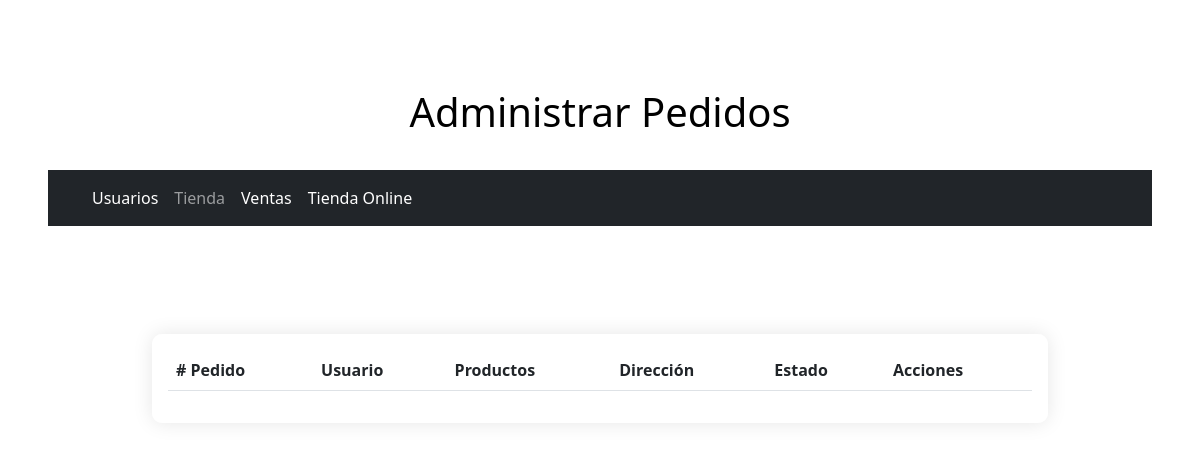
The app's page /adPedidos/, older data.
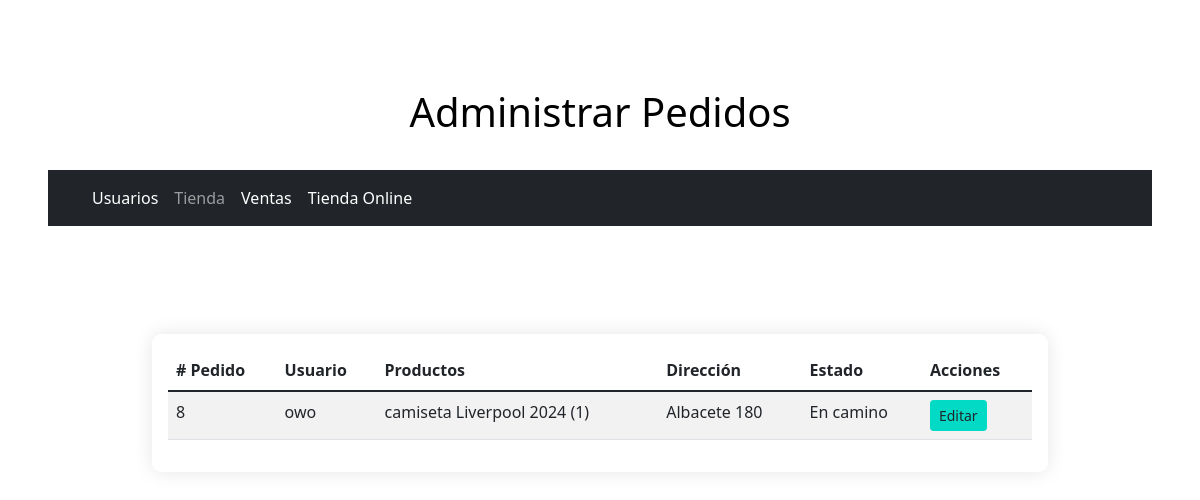
The same page, newer data.
### aplicacion/models.py (models this page shows, shortened)
class OrdenCompra(models.Model):
    usuario = models.ForeignKey(User, on_delete=models.CASCADE)
    nombre = models.CharField(max_length=255)
    email = models.EmailField()
    telefono = models.CharField(max_length=20)
    region = models.CharField(max_length=100)
    ciudad = models.CharField(max_length=100)
    direccion = models.TextField()
    fecha_creacion = models.DateTimeField(default=timezone.now)

class DetalleOrdenCompra(models.Model):
    orden_compra = models.ForeignKey(OrdenCompra, related_name='detalles', on_delete=models.CASCADE)
    producto = models.ForeignKey(Camiseta, on_delete=models.CASCADE)
    cantidad = models.PositiveIntegerField()
    precio_unitario = models.DecimalField(max_digits=10, decimal_places=2)

class Camiseta(models.Model):
    id = models.IntegerField(primary_key=True, null=False)
    nombre = models.CharField(max_length=100)
    imagen = models.ImageField(upload_to='adTienda')
    precio = models.DecimalField(max_digits=8, decimal_places=0)
    tallas = models.CharField(max_length=100)

### aplicacion/views.py (the view)
# urls.py: path('adPedidos/',adPedidos,name='adPedidos'),
def adPedidos(request):
    pedidos = OrdenCompra.objects.all()
    return render(request, 'aplicacion/adPedidos.html', {'pedidos': pedidos})

### aplicacion/templates/aplicacion/adPedidos.html (shortened to what this page needs)
{% load static %}
<!DOCTYPE html>
<html lang="en">
<head>
    <link href="https://cdnjs.cloudflare.com/ajax/libs/bootstrap/5.1.3/css/bootstrap.min.css" rel="stylesheet">
    <link rel="stylesheet" href="{% static 'aplicacion/css/adPedido.css' %}">
</head>
<body>
    <div class="container mt-5">
        <h1 class="mb-4">Administrar Pedidos</h1>
        <div class="row">
            <nav class="navbar navbar-expand-sm bg-dark navbar-dark">
                <div class="container-fluid">
                    <ul class="navbar-nav">
                        <li class="nav-item">
                            <a class="nav-link active" href="{% url 'adUsuarios' %}">Usuarios</a>
                        </li>
                        <li class="nav-item">
                            <a class="nav-link" href="{% url 'adTienda' %}">Tienda</a>
                        </li>
                        <li class="nav-item">
                            <a class="nav-link active" href="{% url 'adVentas' %}">Ventas</a>
                        </li>
                        <li class="nav-item">
                            <a class="nav-link active" href="{% url 'TiendaOnline' %}">Tienda Online</a>
                        </li>
                    </ul>
                </div>
            </nav>
        </div>
    </div>
    <div class="container mt-5">
        <div class="row">
            <div class="col-lg-10 mx-auto">
                <div class="card">
                    <div class="card-body">
                        <div class="table-responsive">
                            <table class="table table-striped">
                                <thead>
                                    <tr>
                                        <th># Pedido</th>
                                        <th>Usuario</th>
                                        <th>Productos</th>
                                        <th>Dirección</th>
                                        <th>Estado</th>
                                        <th>Acciones</th>
                                    </tr>
                                </thead>
                                <tbody>
                                    {% for pedido in pedidos %}
                                        <tr id="pedido{{ pedido.id }}">
                                            <td>{{ pedido.id }}</td>
                                            <td>{{ pedido.usuario.username }}</td>
                                            <td>
                                                {% for detalle in pedido.detalles.all %}
                                                    {{ detalle.producto.nombre }} ({{ detalle.cantidad }})<br>
                                                {% endfor %}
                                            </td>
                                            <td>{{ pedido.direccion }}</td>
                                            <td id="estadoPedido_{{ pedido.id }}">En camino</td>
                                            <td>
                                                <button class="btn btn-sm btn-custom edit-btn" data-bs-toggle="modal" data-bs-target="#editModal" data-id="{{ pedido.id }}" data-estado="{{ pedido.estado }}">Editar</button>
                                            </td>
                                        </tr>
                                    {% endfor %}
                                </tbody>
                            </table>
                        </div>
                    </div>
                </div>
            </div>
        </div>
    </div>
</body>
</html>

Row changes from the older to the newer data that the page shows:
added OrdenCompra: id "8", usuario.username "owo", direccion "Albacete 180"
added DetalleOrdenCompra: producto.nombre "camiseta Liverpool 2024", cantidad "1"
